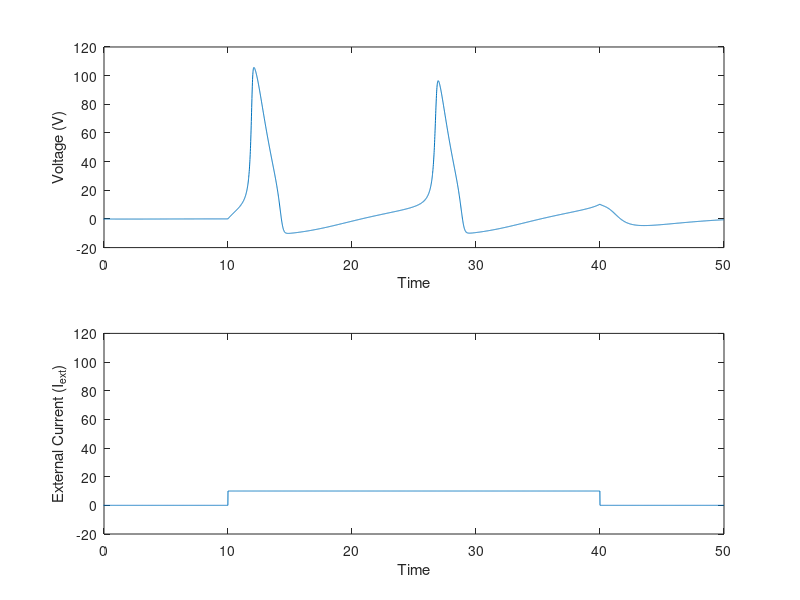

Recreate this plot in MATLAB.
%% Integration of Hodgkin-Huxley equations w/ Euler method
    clear; clf; 
   
    %% Setting parameters
    % Maximal conductances of the 3 currents (in units of mS/cm^2) ; 
    % g(1)=k, g(2)=Na, g(3)=R
    g(1)=36; g(2)=120; g(3)=0.3; 
    % reversal potential / "Battery voltage" of the 3 currents (in mV); 
    % E(1)=k, E(2)=Na, E(3)=R
    E(1)=-12; E(2)=115; E(3)=10.613; 

    %% note: when we refer to (1), (2), and (3), whether we are
    % referring to k/Na/R or n/m/h is determined by what unit we are
    % using (mS/cm^2 versus mV)
    %%
    %Initialization of some variables
    I_ext=0; V=-10; x=zeros(1,3); x(3)=1; t_rec=0;
    % I is current: we set external current to 0 (no incoming ions)
    % membrane potential (V) is -10
    
    %Time step for integration
       dt=0.01; % mS
       
    %% Integration with Euler method
    t = -30:dt:50;  %set up a time vector from t=-30ms to t=50ms in steps of dt
    for tt= 1:length(t)    %loop through the time vector using index variable tt 
  
        if t(tt)==10; I_ext=10; end % turns external current on at t=10
        if t(tt)==40; I_ext=0; end % turns external current off at t=40
        
    % alpha functions used by H-H
    Alpha(1)=(10-V)/(100*(exp((10-V)/10)-1));
    %% can we say e.g. Alpha(1) is Alpha(n), because V is a unit of mV? 
    %%
    Alpha(2)=(25-V)/(10*(exp((25-V)/10)-1));
    % Alpha(2) is Alpha(m)?
    Alpha(3)=0.07*exp(-V/20); 
    % Alpha(3) is Alpha(h)?
    
    % beta functions used by H-H
    Beta(1)=0.125*exp(-V/80);
    % as with alpha, can we say Beta(1) is Beta(n)?
    Beta(2)=4*exp(-V/18);
    Beta(3)=1/(exp((30-V)/10)+1);
    
    % tau_x and x_0 (x=n,m,h) are defined with alpha and beta
        tau=1./(Alpha+Beta); 
        x_0=Alpha.*tau;
              %%
        % leaky integration with Euler method
        x=(1-dt./ tau) .* x+dt ./ tau .* x_0;    %DL: element-wise multiplication/division should be ".*" and "./"
        
        % calculate actual conductances g with given n, m, h
        gnmh(1)=g(1)*x(1)^4;
        gnmh(2)=g(2)*x(2)^3*x(3);
        gnmh(3)=g(3);
        
        % Ohm's Law
            I=gnmh .* (V-E);        %DL: element-wise multiplication/division should be ".*" and "./"
            % gnmh, V-E are both 1x3 vectors
       % update voltage of membrane
       V=V+dt*(I_ext-sum(I));
       
       % record some variables for plotting after equilibration 
                V_plot(tt)=V;
                I_plot(tt)=I_ext;
                
            
            
    end %time loop
    
    %% Plotting results
    figure
    subplot(2,1,1)
        plot(t,V_plot); xlabel('Time'); ylabel('Voltage (V)');
        xlim([0 50])
        ylim([-20 120])
        
    subplot(2,1,2)
        plot(t,I_plot)
        xlabel('Time');
        ylabel('External Current (I_e_x_t)')
        ylim([-20 120])
        xlim([0 50])
    